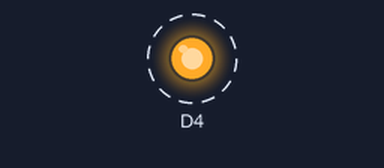
A sketch run on a simulated ESP8266 (NodeMCU). Parts: output pins drawn as LEDs (lit = HIGH). Dashed ring = blinking. What the sketch prints to the serial monitor is not drawn.

Above: at 0.2 s.
Timing chart, 0 to 3.0 s (numbered marks = the images above):
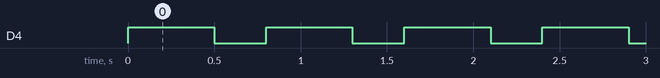

The sketch:

blink.ino
```cpp
#include <Blink.h>

Blink blink(D4);

void setup() {
  // put your setup code here, to run once:
  Serial.begin(115200);
  Serial.println("\nBlink Version 1.0 Kim sang sub");
}

void loop() {
  // put your main code here, to run repeatedly:
  blink.on(500);
  blink.off(300);
}
```

Measured:
- by itself, D4: alternates HIGH for 0.50 s and LOW for 0.30 s
